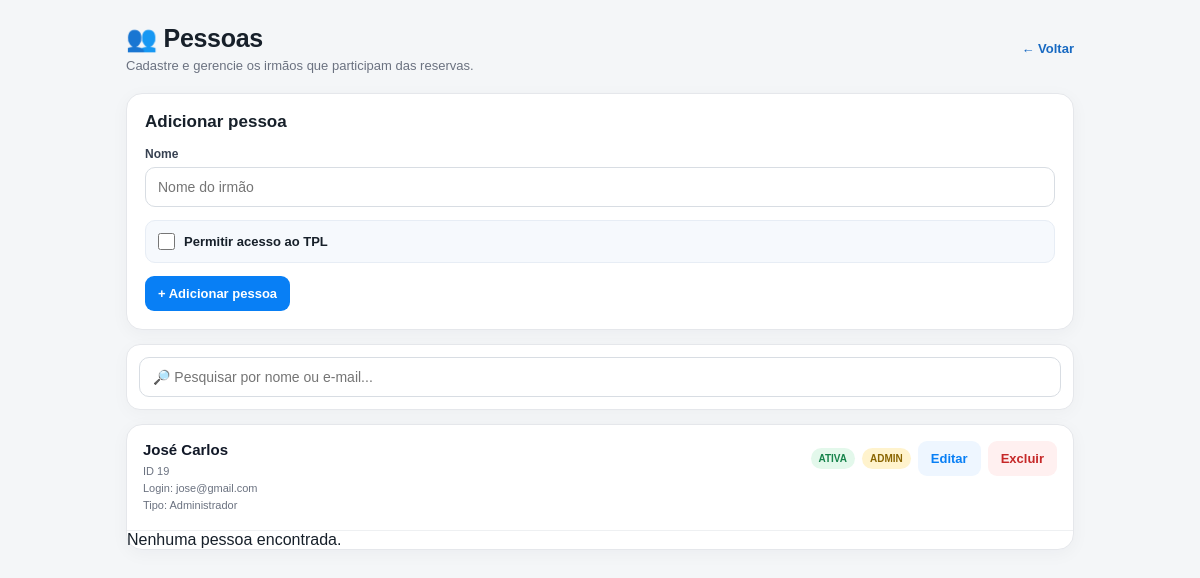
Screenshot of /admin/pessoas with the database file from the repository.
### app/models.py (models this page shows, shortened)
class Pessoa(db.Model):
    id = db.Column(
        db.Integer,
        primary_key=True
    )
    nome = db.Column(
        db.String(100),
        nullable=False,
        unique=True
    )
    ativo = db.Column(
        db.Boolean,
        default=True
    )
    usuario_id = db.Column(
        db.Integer,
        db.ForeignKey("usuario.id"),
        nullable=True,
        unique=True
    )
    usuario = db.relationship(
        "Usuario",
        foreign_keys=[usuario_id]
    )

class Usuario(db.Model):
    id = db.Column(
        db.Integer,
        primary_key=True
    )
    nome = db.Column(
        db.String(100),
        nullable=False
    )
    email = db.Column(
        db.String(120),
        unique=True,
        nullable=False
    )
    senha = db.Column(
        db.String(200),
        nullable=False
    )
    tipo = db.Column(
        db.String(20),
        default="IRMAO"
    )
    ativo = db.Column(
        db.Boolean,
        default=True
    )

### app/routes.py (the view)
@routes.route("/admin/pessoas")
def admin_pessoas():
    pessoas = Pessoa.query.order_by(Pessoa.nome).all()
    return render_template(
        "admin_pessoas.html",
        pessoas=pessoas
    )

### app/routes.py (called while the page is built)
@routes.after_request
def impedir_cache_da_agenda(response):
    if request.endpoint == "routes.agenda":
        response.headers["Cache-Control"] = "no-store, no-cache, must-revalidate, max-age=0"
        response.headers["Pragma"] = "no-cache"
        response.headers["Expires"] = "0"
    return response

### app/templates/admin_pessoas.html (shortened to what this page needs)
<!DOCTYPE html>
<html lang="pt-BR">
<head>
    <link rel="stylesheet" href="{{ url_for('static', filename='css/style.css') }}">
</head>
<body>
<div class="app">
    <main class="pessoas-page">
        <div class="pessoas-topo">
            <div>
                <h1>👥 Pessoas</h1>
                <p>Cadastre e gerencie os irmãos que participam das reservas.</p>
            </div>
            <a class="btn-voltar" href="{{ url_for('routes.admin') }}">
                ← Voltar
            </a>
        </div>
        <div class="box">
            <h2>Adicionar pessoa</h2>
            <form method="POST"
                  action="{{ url_for('routes.adicionar_pessoa') }}"
                  id="formAdicionarPessoa">
                <div class="campo">
                    <label for="nome">Nome</label>
                    <input
                        type="text"
                        id="nome"
                        name="nome"
                        placeholder="Nome do irmão"
                        required
                        autocomplete="off"
                    >
                </div>
                <div class="login-opcao">
                    <input
                        type="checkbox"
                        id="acesso_login"
                        name="permitir_acesso"
                        value="sim"
                        onchange="mostrarCamposLoginAdicionar()"
                    >
                    <label for="acesso_login">
                        Permitir acesso ao TPL
                    </label>
                </div>
                <button class="btn btn-primary" type="submit">
                    + Adicionar pessoa
                </button>
            </form>
        </div>
        <div class="busca-pessoas">
            <input
                type="search"
                id="buscaPessoa"
                placeholder="🔎 Pesquisar por nome ou e-mail..."
                autocomplete="off"
            >
        </div>
        <div class="lista-pessoas">
            {% for pessoa in pessoas %}
                <div
                    class="pessoa"
                    data-search="{{ pessoa.nome|lower }} {% if pessoa.usuario %}{{ pessoa.usuario.email|lower }}{% endif %}"
                >
                    <div class="pessoa-info">
                        <div class="pessoa-nome">
                            {{ pessoa.nome }}
                        </div>
                        <div class="pessoa-meta">
                            ID {{ pessoa.id }}
                            {% if pessoa.usuario %}
                                <br>
                                Login: {{ pessoa.usuario.email }}
                                <br>
                                Tipo:
                                {% if pessoa.usuario.tipo == "ADMIN" %}
                                    Administrador
                                {% else %}
                                    Irmão
                                {% endif %}
                            {% else %}
                                <br>
                                Sem acesso ao TPL
                            {% endif %}
                        </div>
                    </div>
                    <div class="pessoa-acoes">
                        {% if pessoa.ativo %}
                            <span class="badge badge-ativo">ATIVA</span>
                        {% else %}
                            <span class="badge badge-inativo">INATIVA</span>
                        {% endif %}
                        {% if pessoa.usuario %}
                            {% if pessoa.usuario.ativo %}
                                {% if pessoa.usuario.tipo == "ADMIN" %}
                                    <span class="badge badge-admin">ADMIN</span>
                                {% else %}
                                    <span class="badge badge-login">LOGIN ATIVO</span>
                                {% endif %}
                            {% else %}
                                <span class="badge badge-sem-login">LOGIN INATIVO</span>
                            {% endif %}
                        {% else %}
                            <span class="badge badge-sem-login">SEM LOGIN</span>
                        {% endif %}
                        <button
                            type="button"
                            class="btn btn-editar"
                            onclick="editarPessoa({{ pessoa.id }})"
                        >
                            Editar
                        </button>
                        <form
                            method="POST"
                            action="{{ url_for('routes.excluir_pessoa', pessoa_id=pessoa.id) }}"
                        >
                            <button
                                class="btn btn-desativar"
                                type="submit"
                                onclick="return confirm('Tem certeza que deseja excluir esta pessoa?');"
                            >
                                Excluir
                            </button>
                        </form>
                    </div>
                </div>
            {% else %}
                <div style="padding:30px;text-align:center;color:#6b7280;">
                    Nenhuma pessoa cadastrada.
                </div>
            {% endfor %}
            <div id="nenhumResultado" class="nenhum-resultado">
                Nenhuma pessoa encontrada.
            </div>
        </div>
    </main>
</div>
</body>
</html>

### app/static/css/style.css (style rules this page uses)
* { box-sizing: border-box; margin: 0; padding: 0; }
body { font-family: Arial, sans-serif; background: #f4f6f8; color: #17202a; padding-bottom: 80px; }
h2 { font-size: 18px; margin: 18px 0 12px; }
button { border: none; background: #0756ad; color: white; padding: 10px 18px; border-radius: 7px; font-size: 14px; font-weight: bold; cursor: pointer; }
.lista-pessoas { background: #fff; border: 1px solid #e1e5ea; border-radius: 12px; overflow: visible; }
.lista-pessoas { margin-top: 8px; display: flex; flex-direction: column; border: 1px solid #e1e5e9; border-radius: 10px; overflow: hidden; max-height: 330px; overflow-y: auto; }

### app/templates/admin_pessoas.html (style rules this page uses)
.pessoas-page { max-width: 980px; margin: 0 auto; padding: 24px 16px 40px; min-height: 100vh; }
.pessoas-topo { display: flex; align-items: center; justify-content: space-between; gap: 16px; margin-bottom: 20px; }
.pessoas-topo h1 { margin: 0; font-size: 25px; letter-spacing: -.3px; }
.pessoas-topo p { margin: 5px 0 0; color: #6b7280; font-size: 13px; }
.btn-voltar { color: #1769c2; text-decoration: none; font-size: 13px; font-weight: 600; white-space: nowrap; }
.box { background: #fff; border: 1px solid #e5e7eb; border-radius: 16px; padding: 18px; margin-bottom: 14px; box-shadow: 0 4px 18px rgba(15, 23, 42, .04); }
.box h2 { margin: 0 0 15px; font-size: 17px; }
.campo { margin-bottom: 12px; }
.campo label { display: block; margin-bottom: 6px; font-size: 12px; font-weight: 700; color: #374151; }
.campo input, .campo select { width: 100%; padding: 11px 12px; border: 1px solid #d8dde3; border-radius: 10px; font-size: 14px; box-sizing: border-box; background: #fff; }
.login-opcao { display: flex; align-items: center; gap: 9px; margin: 13px 0; padding: 12px; background: #f6f9fd; border: 1px solid #e7edf5; border-radius: 10px; }
.login-opcao input { width: 17px; height: 17px; margin: 0; accent-color: #087ff5; }
.login-opcao label { margin: 0; font-size: 13px; font-weight: 700; cursor: pointer; }
.btn { border: 0; border-radius: 9px; padding: 10px 13px; font-size: 13px; font-weight: 700; cursor: pointer; transition: .15s ease; }
.btn-primary { background: #087ff5; color: #fff; }
.btn-editar { background: #eef6ff; color: #087ff5; }
.btn-desativar { background: #fff0f0; color: #c62828; }
.busca-pessoas { display: flex; align-items: center; gap: 10px; background: #fff; border: 1px solid #e5e7eb; border-radius: 14px; padding: 12px; margin-bottom: 14px; box-shadow: 0 4px 18px rgba(15, 23, 42, .03); }
.busca-pessoas input { width: 100%; padding: 11px 13px; border: 1px solid #d8dde3; border-radius: 10px; font-size: 14px; outline: none; box-sizing: border-box; }
.lista-pessoas { background: #fff; border: 1px solid #e5e7eb; border-radius: 16px; overflow: visible; box-shadow: 0 4px 18px rgba(15, 23, 42, .04); }
.pessoa { display: flex; align-items: flex-start; justify-content: space-between; gap: 15px; padding: 16px; border-bottom: 1px solid #eef0f2; flex-wrap: wrap; }
.pessoa-info { flex: 1; min-width: 210px; }
.pessoa-nome { font-size: 15px; font-weight: 800; color: #111827; }
.pessoa-meta { margin-top: 5px; font-size: 11px; color: #6b7280; line-height: 1.55; }
.pessoa-acoes { display: flex; align-items: center; justify-content: flex-end; gap: 7px; flex-wrap: wrap; }
.badge { padding: 5px 8px; border-radius: 999px; font-size: 10px; font-weight: 800; white-space: nowrap; }
.badge-ativo { background: #e3f8eb; color: #16834b; }
.badge-admin { background: #fff3cd; color: #8a6500; }
.pessoa { overflow: visible !important; height: auto !important; max-height: none !important; }
.lista-pessoas { width: 100% !important; height: auto !important; min-height: 0 !important; max-height: none !important; overflow: visible !important; box-sizing: border-box; }
.lista-pessoas .pessoa { width: 100%; height: auto !important; min-height: 0 !important; max-height: none !important; overflow: visible !important; box-sizing: border-box; }

### rows the page displays
Pessoa: nome "José Carlos", id "19", usuario.email "jose@gmail.com", ativo "ATIVA"
